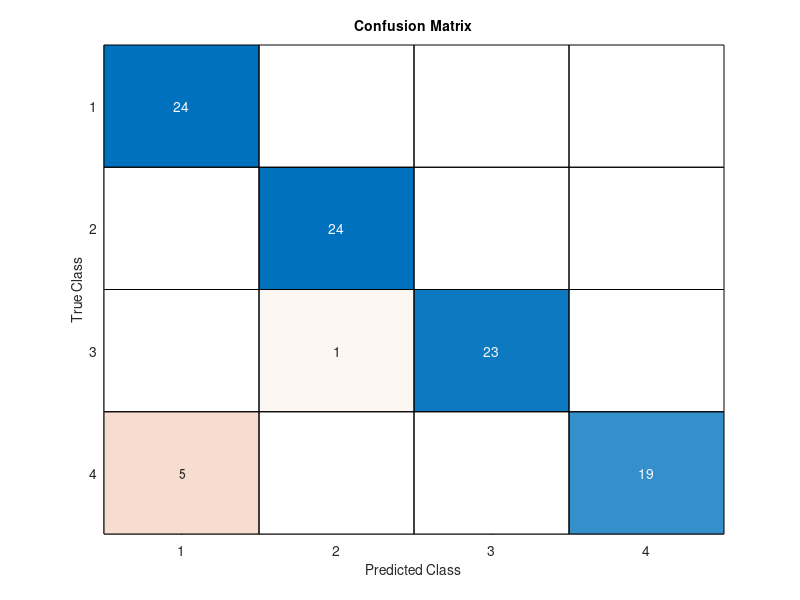

Reproduce this figure in MATLAB.
D = importdata('imox_data.txt');
A = zeros(32,2);
for i=1:8
    for j=1:4
        if j == 1
            A(i,1) = mean(D(1:48,i));
            A(i,2) = var(D(1:48,i),1);
        elseif j == 2
            A(i+8,1) = mean(D(49:96,i));
            A(i+8,2) = var(D(49:96,i),1);
        elseif j == 3
            A(i+16,1) = mean(D(97:144,i));
            A(i+16,2) = var(D(97:144,i),1);
        else
            A(i+24,1) = mean(D(145:192,i));
            A(i+24,2) = var(D(145:192,i),1);
        end
    end
end
B = zeros(4,8);
for i = 1:8
    B(1,i) = var(D(1:24,i),1);
    B(2,i) = var(D(49:72,i),1);
    B(3,i) = var(D(97:120,i),1);
    B(4,i) = var(D(145:168,i),1);
end
%mle estimate for variance is biased
mu_1 = mean(D(1:24,1:8));
cov_1 = zeros(8);
cov_2 = zeros(8);
cov_3 = zeros(8);
cov_4 = zeros(8);
for i=1:8
    cov_1(i,i) = B(1,i);
    cov_2(i,i) = B(2,i);
    cov_3(i,i) = B(3,i);
    cov_4(i,i) = B(4,i);
end
mu_2 = mean(D(49:72,1:8));
mu_3 = mean(D(97:120,1:8));
mu_4 = mean(D(145:168,1:8));

testing_data = [D(25:48,:);D(73:96,:);D(121:144,:);D(169:192,:)];
R = zeros(96, 6); 
R(:,1) = mvnpdf(testing_data(:,1:8), mu_1, cov_1);
R(:,2) = mvnpdf(testing_data(:,1:8), mu_2, cov_2);
R(:,3) = mvnpdf(testing_data(:,1:8), mu_3, cov_3);
R(:,4) = mvnpdf(testing_data(:,1:8), mu_4, cov_4);

[M, R(:,5)] = max(R(:,1:4), [], 2); %predicted class
R(:,6) = testing_data(:,9); %true class

C = confusionmat(R(:,6), R(:,5));
confusionchart(C)
title('Confusion Matrix')
